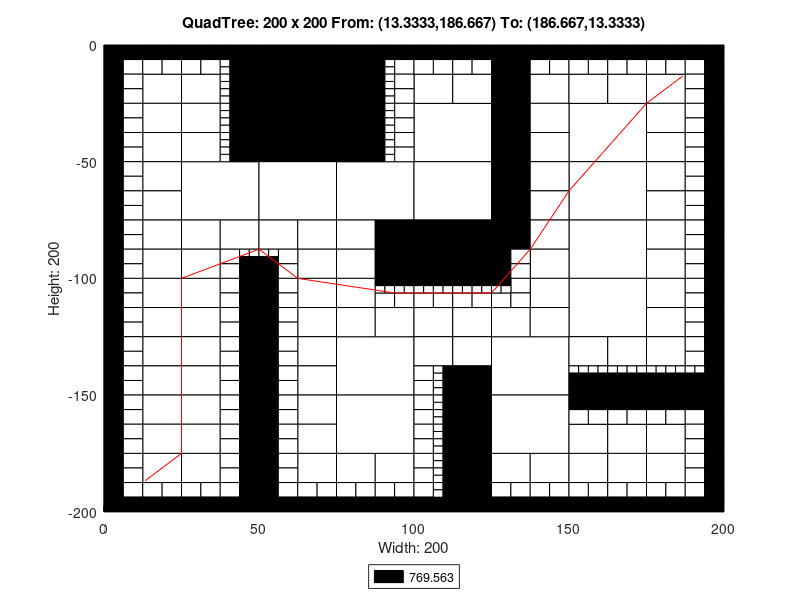

The MATLAB source for this figure:
axis([0 200 -200 0]);
title('QuadTree: 200 x 200 From: (13.3333,186.667) To: (186.667,13.3333)');
xlabel('Width: 200');
ylabel('Height: 200');
rectangle('Position',[50 -25 25 25], 'FaceColor',[0 0 0]);
rectangle('Position',[50 -50 25 25], 'FaceColor',[0 0 0]);
rectangle('Position',[25 -75 25 25], 'FaceColor',[1 1 1]);
rectangle('Position',[50 -75 25 25], 'FaceColor',[1 1 1]);
rectangle('Position',[75 -75 25 25], 'FaceColor',[1 1 1]);
rectangle('Position',[100 -50 25 25], 'FaceColor',[1 1 1]);
rectangle('Position',[150 -50 25 25], 'FaceColor',[1 1 1]);
rectangle('Position',[100 -75 25 25], 'FaceColor',[1 1 1]);
rectangle('Position',[100 -100 25 25], 'FaceColor',[0 0 0]);
rectangle('Position',[150 -75 25 25], 'FaceColor',[1 1 1]);
rectangle('Position',[150 -100 25 25], 'FaceColor',[1 1 1]);
rectangle('Position',[75 -150 25 25], 'FaceColor',[1 1 1]);
rectangle('Position',[75 -175 25 25], 'FaceColor',[1 1 1]);
rectangle('Position',[125 -150 25 25], 'FaceColor',[1 1 1]);
rectangle('Position',[150 -125 25 25], 'FaceColor',[1 1 1]);
rectangle('Position',[125 -175 25 25], 'FaceColor',[1 1 1]);
rectangle('Position',[12.5 -25 12.5 12.5], 'FaceColor',[1 1 1]);
rectangle('Position',[25 -25 12.5 12.5], 'FaceColor',[1 1 1]);
rectangle('Position',[12.5 -37.5 12.5 12.5], 'FaceColor',[1 1 1]);
rectangle('Position',[12.5 -50 12.5 12.5], 'FaceColor',[1 1 1]);
rectangle('Position',[25 -37.5 12.5 12.5], 'FaceColor',[1 1 1]);
rectangle('Position',[25 -50 12.5 12.5], 'FaceColor',[1 1 1]);
rectangle('Position',[75 -12.5 12.5 12.5], 'FaceColor',[0 0 0]);
rectangle('Position',[75 -25 12.5 12.5], 'FaceColor',[0 0 0]);
rectangle('Position',[75 -37.5 12.5 12.5], 'FaceColor',[0 0 0]);
rectangle('Position',[75 -50 12.5 12.5], 'FaceColor',[0 0 0]);
rectangle('Position',[12.5 -62.5 12.5 12.5], 'FaceColor',[1 1 1]);
rectangle('Position',[12.5 -75 12.5 12.5], 'FaceColor',[1 1 1]);
rectangle('Position',[12.5 -87.5 12.5 12.5], 'FaceColor',[1 1 1]);
rectangle('Position',[12.5 -100 12.5 12.5], 'FaceColor',[1 1 1]);
rectangle('Position',[25 -87.5 12.5 12.5], 'FaceColor',[1 1 1]);
rectangle('Position',[37.5 -87.5 12.5 12.5], 'FaceColor',[1 1 1]);
rectangle('Position',[25 -100 12.5 12.5], 'FaceColor',[1 1 1]);
rectangle('Position',[50 -87.5 12.5 12.5], 'FaceColor',[1 1 1]);
rectangle('Position',[62.5 -87.5 12.5 12.5], 'FaceColor',[1 1 1]);
rectangle('Position',[62.5 -100 12.5 12.5], 'FaceColor',[1 1 1]);
rectangle('Position',[75 -87.5 12.5 12.5], 'FaceColor',[1 1 1]);
rectangle('Position',[87.5 -87.5 12.5 12.5], 'FaceColor',[0 0 0]);
rectangle('Position',[75 -100 12.5 12.5], 'FaceColor',[1 1 1]);
rectangle('Position',[87.5 -100 12.5 12.5], 'FaceColor',[0 0 0]);
rectangle('Position',[100 -25 12.5 12.5], 'FaceColor',[1 1 1]);
rectangle('Position',[112.5 -25 12.5 12.5], 'FaceColor',[1 1 1]);
rectangle('Position',[125 -12.5 12.5 12.5], 'FaceColor',[0 0 0]);
rectangle('Position',[125 -25 12.5 12.5], 'FaceColor',[0 0 0]);
rectangle('Position',[137.5 -25 12.5 12.5], 'FaceColor',[1 1 1]);
rectangle('Position',[125 -37.5 12.5 12.5], 'FaceColor',[0 0 0]);
rectangle('Position',[137.5 -37.5 12.5 12.5], 'FaceColor',[1 1 1]);
rectangle('Position',[125 -50 12.5 12.5], 'FaceColor',[0 0 0]);
rectangle('Position',[137.5 -50 12.5 12.5], 'FaceColor',[1 1 1]);
rectangle('Position',[150 -25 12.5 12.5], 'FaceColor',[1 1 1]);
rectangle('Position',[162.5 -25 12.5 12.5], 'FaceColor',[1 1 1]);
rectangle('Position',[175 -25 12.5 12.5], 'FaceColor',[1 1 1]);
rectangle('Position',[175 -37.5 12.5 12.5], 'FaceColor',[1 1 1]);
rectangle('Position',[175 -50 12.5 12.5], 'FaceColor',[1 1 1]);
rectangle('Position',[125 -62.5 12.5 12.5], 'FaceColor',[0 0 0]);
rectangle('Position',[137.5 -62.5 12.5 12.5], 'FaceColor',[1 1 1]);
rectangle('Position',[125 -75 12.5 12.5], 'FaceColor',[0 0 0]);
rectangle('Position',[137.5 -75 12.5 12.5], 'FaceColor',[1 1 1]);
rectangle('Position',[125 -87.5 12.5 12.5], 'FaceColor',[0 0 0]);
rectangle('Position',[137.5 -87.5 12.5 12.5], 'FaceColor',[1 1 1]);
rectangle('Position',[137.5 -100 12.5 12.5], 'FaceColor',[1 1 1]);
rectangle('Position',[175 -62.5 12.5 12.5], 'FaceColor',[1 1 1]);
rectangle('Position',[175 -75 12.5 12.5], 'FaceColor',[1 1 1]);
rectangle('Position',[175 -87.5 12.5 12.5], 'FaceColor',[1 1 1]);
rectangle('Position',[175 -100 12.5 12.5], 'FaceColor',[1 1 1]);
rectangle('Position',[12.5 -112.5 12.5 12.5], 'FaceColor',[1 1 1]);
rectangle('Position',[12.5 -125 12.5 12.5], 'FaceColor',[1 1 1]);
rectangle('Position',[25 -112.5 12.5 12.5], 'FaceColor',[1 1 1]);
rectangle('Position',[25 -125 12.5 12.5], 'FaceColor',[1 1 1]);
rectangle('Position',[12.5 -137.5 12.5 12.5], 'FaceColor',[1 1 1]);
rectangle('Position',[12.5 -150 12.5 12.5], 'FaceColor',[1 1 1]);
rectangle('Position',[25 -137.5 12.5 12.5], 'FaceColor',[1 1 1]);
rectangle('Position',[25 -150 12.5 12.5], 'FaceColor',[1 1 1]);
rectangle('Position',[62.5 -112.5 12.5 12.5], 'FaceColor',[1 1 1]);
rectangle('Position',[62.5 -125 12.5 12.5], 'FaceColor',[1 1 1]);
rectangle('Position',[75 -112.5 12.5 12.5], 'FaceColor',[1 1 1]);
rectangle('Position',[75 -125 12.5 12.5], 'FaceColor',[1 1 1]);
rectangle('Position',[87.5 -125 12.5 12.5], 'FaceColor',[1 1 1]);
rectangle('Position',[62.5 -137.5 12.5 12.5], 'FaceColor',[1 1 1]);
rectangle('Position',[62.5 -150 12.5 12.5], 'FaceColor',[1 1 1]);
rectangle('Position',[12.5 -162.5 12.5 12.5], 'FaceColor',[1 1 1]);
rectangle('Position',[12.5 -175 12.5 12.5], 'FaceColor',[1 1 1]);
rectangle('Position',[25 -162.5 12.5 12.5], 'FaceColor',[1 1 1]);
rectangle('Position',[25 -175 12.5 12.5], 'FaceColor',[1 1 1]);
rectangle('Position',[12.5 -187.5 12.5 12.5], 'FaceColor',[1 1 1]);
rectangle('Position',[25 -187.5 12.5 12.5], 'FaceColor',[1 1 1]);
rectangle('Position',[62.5 -162.5 12.5 12.5], 'FaceColor',[1 1 1]);
rectangle('Position',[62.5 -175 12.5 12.5], 'FaceColor',[1 1 1]);
rectangle('Position',[62.5 -187.5 12.5 12.5], 'FaceColor',[1 1 1]);
rectangle('Position',[75 -187.5 12.5 12.5], 'FaceColor',[1 1 1]);
rectangle('Position',[87.5 -187.5 12.5 12.5], 'FaceColor',[1 1 1]);
rectangle('Position',[100 -125 12.5 12.5], 'FaceColor',[1 1 1]);
rectangle('Position',[112.5 -125 12.5 12.5], 'FaceColor',[1 1 1]);
rectangle('Position',[137.5 -112.5 12.5 12.5], 'FaceColor',[1 1 1]);
rectangle('Position',[125 -125 12.5 12.5], 'FaceColor',[1 1 1]);
rectangle('Position',[137.5 -125 12.5 12.5], 'FaceColor',[1 1 1]);
rectangle('Position',[100 -137.5 12.5 12.5], 'FaceColor',[1 1 1]);
rectangle('Position',[112.5 -137.5 12.5 12.5], 'FaceColor',[1 1 1]);
rectangle('Position',[112.5 -150 12.5 12.5], 'FaceColor',[0 0 0]);
rectangle('Position',[175 -112.5 12.5 12.5], 'FaceColor',[1 1 1]);
rectangle('Position',[175 -125 12.5 12.5], 'FaceColor',[1 1 1]);
rectangle('Position',[150 -137.5 12.5 12.5], 'FaceColor',[1 1 1]);
rectangle('Position',[162.5 -137.5 12.5 12.5], 'FaceColor',[1 1 1]);
rectangle('Position',[175 -137.5 12.5 12.5], 'FaceColor',[1 1 1]);
rectangle('Position',[112.5 -162.5 12.5 12.5], 'FaceColor',[0 0 0]);
rectangle('Position',[112.5 -175 12.5 12.5], 'FaceColor',[0 0 0]);
rectangle('Position',[112.5 -187.5 12.5 12.5], 'FaceColor',[0 0 0]);
rectangle('Position',[112.5 -200 12.5 12.5], 'FaceColor',[0 0 0]);
rectangle('Position',[125 -187.5 12.5 12.5], 'FaceColor',[1 1 1]);
rectangle('Position',[137.5 -187.5 12.5 12.5], 'FaceColor',[1 1 1]);
rectangle('Position',[150 -175 12.5 12.5], 'FaceColor',[1 1 1]);
rectangle('Position',[162.5 -175 12.5 12.5], 'FaceColor',[1 1 1]);
rectangle('Position',[175 -175 12.5 12.5], 'FaceColor',[1 1 1]);
rectangle('Position',[150 -187.5 12.5 12.5], 'FaceColor',[1 1 1]);
rectangle('Position',[162.5 -187.5 12.5 12.5], 'FaceColor',[1 1 1]);
rectangle('Position',[175 -187.5 12.5 12.5], 'FaceColor',[1 1 1]);
rectangle('Position',[0 -6.25 6.25 6.25], 'FaceColor',[0 0 0]);
rectangle('Position',[6.25 -6.25 6.25 6.25], 'FaceColor',[0 0 0]);
rectangle('Position',[0 -12.5 6.25 6.25], 'FaceColor',[0 0 0]);
rectangle('Position',[6.25 -12.5 6.25 6.25], 'FaceColor',[1 1 1]);
rectangle('Position',[12.5 -6.25 6.25 6.25], 'FaceColor',[0 0 0]);
rectangle('Position',[18.75 -6.25 6.25 6.25], 'FaceColor',[0 0 0]);
rectangle('Position',[12.5 -12.5 6.25 6.25], 'FaceColor',[1 1 1]);
rectangle('Position',[18.75 -12.5 6.25 6.25], 'FaceColor',[1 1 1]);
rectangle('Position',[0 -18.75 6.25 6.25], 'FaceColor',[0 0 0]);
rectangle('Position',[6.25 -18.75 6.25 6.25], 'FaceColor',[1 1 1]);
rectangle('Position',[0 -25 6.25 6.25], 'FaceColor',[0 0 0]);
rectangle('Position',[6.25 -25 6.25 6.25], 'FaceColor',[1 1 1]);
rectangle('Position',[25 -6.25 6.25 6.25], 'FaceColor',[0 0 0]);
rectangle('Position',[31.25 -6.25 6.25 6.25], 'FaceColor',[0 0 0]);
rectangle('Position',[25 -12.5 6.25 6.25], 'FaceColor',[1 1 1]);
rectangle('Position',[31.25 -12.5 6.25 6.25], 'FaceColor',[1 1 1]);
rectangle('Position',[37.5 -6.25 6.25 6.25], 'FaceColor',[0 0 0]);
rectangle('Position',[43.75 -6.25 6.25 6.25], 'FaceColor',[0 0 0]);
rectangle('Position',[43.75 -12.5 6.25 6.25], 'FaceColor',[0 0 0]);
rectangle('Position',[43.75 -18.75 6.25 6.25], 'FaceColor',[0 0 0]);
rectangle('Position',[43.75 -25 6.25 6.25], 'FaceColor',[0 0 0]);
rectangle('Position',[0 -31.25 6.25 6.25], 'FaceColor',[0 0 0]);
rectangle('Position',[6.25 -31.25 6.25 6.25], 'FaceColor',[1 1 1]);
rectangle('Position',[0 -37.5 6.25 6.25], 'FaceColor',[0 0 0]);
rectangle('Position',[6.25 -37.5 6.25 6.25], 'FaceColor',[1 1 1]);
rectangle('Position',[0 -43.75 6.25 6.25], 'FaceColor',[0 0 0]);
rectangle('Position',[6.25 -43.75 6.25 6.25], 'FaceColor',[1 1 1]);
rectangle('Position',[0 -50 6.25 6.25], 'FaceColor',[0 0 0]);
rectangle('Position',[6.25 -50 6.25 6.25], 'FaceColor',[1 1 1]);
rectangle('Position',[43.75 -31.25 6.25 6.25], 'FaceColor',[0 0 0]);
rectangle('Position',[43.75 -37.5 6.25 6.25], 'FaceColor',[0 0 0]);
rectangle('Position',[43.75 -43.75 6.25 6.25], 'FaceColor',[0 0 0]);
rectangle('Position',[43.75 -50 6.25 6.25], 'FaceColor',[0 0 0]);
rectangle('Position',[87.5 -6.25 6.25 6.25], 'FaceColor',[0 0 0]);
rectangle('Position',[93.75 -6.25 6.25 6.25], 'FaceColor',[0 0 0]);
rectangle('Position',[93.75 -12.5 6.25 6.25], 'FaceColor',[1 1 1]);
rectangle('Position',[93.75 -18.75 6.25 6.25], 'FaceColor',[1 1 1]);
rectangle('Position',[93.75 -25 6.25 6.25], 'FaceColor',[1 1 1]);
rectangle('Position',[93.75 -31.25 6.25 6.25], 'FaceColor',[1 1 1]);
rectangle('Position',[93.75 -37.5 6.25 6.25], 'FaceColor',[1 1 1]);
rectangle('Position',[93.75 -43.75 6.25 6.25], 'FaceColor',[1 1 1]);
rectangle('Position',[93.75 -50 6.25 6.25], 'FaceColor',[1 1 1]);
rectangle('Position',[0 -56.25 6.25 6.25], 'FaceColor',[0 0 0]);
rectangle('Position',[6.25 -56.25 6.25 6.25], 'FaceColor',[1 1 1]);
rectangle('Position',[0 -62.5 6.25 6.25], 'FaceColor',[0 0 0]);
rectangle('Position',[6.25 -62.5 6.25 6.25], 'FaceColor',[1 1 1]);
rectangle('Position',[0 -68.75 6.25 6.25], 'FaceColor',[0 0 0]);
rectangle('Position',[6.25 -68.75 6.25 6.25], 'FaceColor',[1 1 1]);
rectangle('Position',[0 -75 6.25 6.25], 'FaceColor',[0 0 0]);
rectangle('Position',[6.25 -75 6.25 6.25], 'FaceColor',[1 1 1]);
rectangle('Position',[0 -81.25 6.25 6.25], 'FaceColor',[0 0 0]);
rectangle('Position',[6.25 -81.25 6.25 6.25], 'FaceColor',[1 1 1]);
rectangle('Position',[0 -87.5 6.25 6.25], 'FaceColor',[0 0 0]);
rectangle('Position',[6.25 -87.5 6.25 6.25], 'FaceColor',[1 1 1]);
rectangle('Position',[0 -93.75 6.25 6.25], 'FaceColor',[0 0 0]);
rectangle('Position',[6.25 -93.75 6.25 6.25], 'FaceColor',[1 1 1]);
rectangle('Position',[0 -100 6.25 6.25], 'FaceColor',[0 0 0]);
rectangle('Position',[6.25 -100 6.25 6.25], 'FaceColor',[1 1 1]);
rectangle('Position',[37.5 -93.75 6.25 6.25], 'FaceColor',[1 1 1]);
rectangle('Position',[37.5 -100 6.25 6.25], 'FaceColor',[1 1 1]);
rectangle('Position',[43.75 -100 6.25 6.25], 'FaceColor',[0 0 0]);
rectangle('Position',[56.25 -93.75 6.25 6.25], 'FaceColor',[1 1 1]);
rectangle('Position',[50 -100 6.25 6.25], 'FaceColor',[0 0 0]);
rectangle('Position',[56.25 -100 6.25 6.25], 'FaceColor',[1 1 1]);
rectangle('Position',[100 -6.25 6.25 6.25], 'FaceColor',[0 0 0]);
rectangle('Position',[106.25 -6.25 6.25 6.25], 'FaceColor',[0 0 0]);
rectangle('Position',[100 -12.5 6.25 6.25], 'FaceColor',[1 1 1]);
rectangle('Position',[106.25 -12.5 6.25 6.25], 'FaceColor',[1 1 1]);
rectangle('Position',[112.5 -6.25 6.25 6.25], 'FaceColor',[0 0 0]);
rectangle('Position',[118.75 -6.25 6.25 6.25], 'FaceColor',[0 0 0]);
rectangle('Position',[112.5 -12.5 6.25 6.25], 'FaceColor',[1 1 1]);
rectangle('Position',[118.75 -12.5 6.25 6.25], 'FaceColor',[1 1 1]);
rectangle('Position',[137.5 -6.25 6.25 6.25], 'FaceColor',[0 0 0]);
rectangle('Position',[143.75 -6.25 6.25 6.25], 'FaceColor',[0 0 0]);
rectangle('Position',[137.5 -12.5 6.25 6.25], 'FaceColor',[1 1 1]);
rectangle('Position',[143.75 -12.5 6.25 6.25], 'FaceColor',[1 1 1]);
rectangle('Position',[150 -6.25 6.25 6.25], 'FaceColor',[0 0 0]);
rectangle('Position',[156.25 -6.25 6.25 6.25], 'FaceColor',[0 0 0]);
rectangle('Position',[150 -12.5 6.25 6.25], 'FaceColor',[1 1 1]);
rectangle('Position',[156.25 -12.5 6.25 6.25], 'FaceColor',[1 1 1]);
rectangle('Position',[162.5 -6.25 6.25 6.25], 'FaceColor',[0 0 0]);
rectangle('Position',[168.75 -6.25 6.25 6.25], 'FaceColor',[0 0 0]);
rectangle('Position',[162.5 -12.5 6.25 6.25], 'FaceColor',[1 1 1]);
rectangle('Position',[168.75 -12.5 6.25 6.25], 'FaceColor',[1 1 1]);
rectangle('Position',[175 -6.25 6.25 6.25], 'FaceColor',[0 0 0]);
rectangle('Position',[181.25 -6.25 6.25 6.25], 'FaceColor',[0 0 0]);
rectangle('Position',[175 -12.5 6.25 6.25], 'FaceColor',[1 1 1]);
rectangle('Position',[181.25 -12.5 6.25 6.25], 'FaceColor',[1 1 1]);
rectangle('Position',[187.5 -6.25 6.25 6.25], 'FaceColor',[0 0 0]);
rectangle('Position',[193.75 -6.25 6.25 6.25], 'FaceColor',[0 0 0]);
rectangle('Position',[187.5 -12.5 6.25 6.25], 'FaceColor',[1 1 1]);
rectangle('Position',[193.75 -12.5 6.25 6.25], 'FaceColor',[0 0 0]);
rectangle('Position',[187.5 -18.75 6.25 6.25], 'FaceColor',[1 1 1]);
rectangle('Position',[193.75 -18.75 6.25 6.25], 'FaceColor',[0 0 0]);
rectangle('Position',[187.5 -25 6.25 6.25], 'FaceColor',[1 1 1]);
rectangle('Position',[193.75 -25 6.25 6.25], 'FaceColor',[0 0 0]);
rectangle('Position',[187.5 -31.25 6.25 6.25], 'FaceColor',[1 1 1]);
rectangle('Position',[193.75 -31.25 6.25 6.25], 'FaceColor',[0 0 0]);
rectangle('Position',[187.5 -37.5 6.25 6.25], 'FaceColor',[1 1 1]);
rectangle('Position',[193.75 -37.5 6.25 6.25], 'FaceColor',[0 0 0]);
rectangle('Position',[187.5 -43.75 6.25 6.25], 'FaceColor',[1 1 1]);
rectangle('Position',[193.75 -43.75 6.25 6.25], 'FaceColor',[0 0 0]);
rectangle('Position',[187.5 -50 6.25 6.25], 'FaceColor',[1 1 1]);
rectangle('Position',[193.75 -50 6.25 6.25], 'FaceColor',[0 0 0]);
rectangle('Position',[125 -93.75 6.25 6.25], 'FaceColor',[0 0 0]);
rectangle('Position',[131.25 -93.75 6.25 6.25], 'FaceColor',[1 1 1]);
rectangle('Position',[125 -100 6.25 6.25], 'FaceColor',[0 0 0]);
rectangle('Position',[131.25 -100 6.25 6.25], 'FaceColor',[1 1 1]);
rectangle('Position',[187.5 -56.25 6.25 6.25], 'FaceColor',[1 1 1]);
rectangle('Position',[193.75 -56.25 6.25 6.25], 'FaceColor',[0 0 0]);
rectangle('Position',[187.5 -62.5 6.25 6.25], 'FaceColor',[1 1 1]);
rectangle('Position',[193.75 -62.5 6.25 6.25], 'FaceColor',[0 0 0]);
rectangle('Position',[187.5 -68.75 6.25 6.25], 'FaceColor',[1 1 1]);
rectangle('Position',[193.75 -68.75 6.25 6.25], 'FaceColor',[0 0 0]);
rectangle('Position',[187.5 -75 6.25 6.25], 'FaceColor',[1 1 1]);
rectangle('Position',[193.75 -75 6.25 6.25], 'FaceColor',[0 0 0]);
rectangle('Position',[187.5 -81.25 6.25 6.25], 'FaceColor',[1 1 1]);
rectangle('Position',[193.75 -81.25 6.25 6.25], 'FaceColor',[0 0 0]);
rectangle('Position',[187.5 -87.5 6.25 6.25], 'FaceColor',[1 1 1]);
rectangle('Position',[193.75 -87.5 6.25 6.25], 'FaceColor',[0 0 0]);
rectangle('Position',[187.5 -93.75 6.25 6.25], 'FaceColor',[1 1 1]);
rectangle('Position',[193.75 -93.75 6.25 6.25], 'FaceColor',[0 0 0]);
rectangle('Position',[187.5 -100 6.25 6.25], 'FaceColor',[1 1 1]);
rectangle('Position',[193.75 -100 6.25 6.25], 'FaceColor',[0 0 0]);
rectangle('Position',[0 -106.25 6.25 6.25], 'FaceColor',[0 0 0]);
rectangle('Position',[6.25 -106.25 6.25 6.25], 'FaceColor',[1 1 1]);
rectangle('Position',[0 -112.5 6.25 6.25], 'FaceColor',[0 0 0]);
rectangle('Position',[6.25 -112.5 6.25 6.25], 'FaceColor',[1 1 1]);
rectangle('Position',[0 -118.75 6.25 6.25], 'FaceColor',[0 0 0]);
rectangle('Position',[6.25 -118.75 6.25 6.25], 'FaceColor',[1 1 1]);
rectangle('Position',[0 -125 6.25 6.25], 'FaceColor',[0 0 0]);
rectangle('Position',[6.25 -125 6.25 6.25], 'FaceColor',[1 1 1]);
rectangle('Position',[37.5 -106.25 6.25 6.25], 'FaceColor',[1 1 1]);
rectangle('Position',[43.75 -106.25 6.25 6.25], 'FaceColor',[0 0 0]);
rectangle('Position',[37.5 -112.5 6.25 6.25], 'FaceColor',[1 1 1]);
rectangle('Position',[43.75 -112.5 6.25 6.25], 'FaceColor',[0 0 0]);
rectangle('Position',[37.5 -118.75 6.25 6.25], 'FaceColor',[1 1 1]);
rectangle('Position',[43.75 -118.75 6.25 6.25], 'FaceColor',[0 0 0]);
rectangle('Position',[37.5 -125 6.25 6.25], 'FaceColor',[1 1 1]);
rectangle('Position',[43.75 -125 6.25 6.25], 'FaceColor',[0 0 0]);
rectangle('Position',[0 -131.25 6.25 6.25], 'FaceColor',[0 0 0]);
rectangle('Position',[6.25 -131.25 6.25 6.25], 'FaceColor',[1 1 1]);
rectangle('Position',[0 -137.5 6.25 6.25], 'FaceColor',[0 0 0]);
rectangle('Position',[6.25 -137.5 6.25 6.25], 'FaceColor',[1 1 1]);
rectangle('Position',[0 -143.75 6.25 6.25], 'FaceColor',[0 0 0]);
rectangle('Position',[6.25 -143.75 6.25 6.25], 'FaceColor',[1 1 1]);
rectangle('Position',[0 -150 6.25 6.25], 'FaceColor',[0 0 0]);
rectangle('Position',[6.25 -150 6.25 6.25], 'FaceColor',[1 1 1]);
rectangle('Position',[37.5 -131.25 6.25 6.25], 'FaceColor',[1 1 1]);
rectangle('Position',[43.75 -131.25 6.25 6.25], 'FaceColor',[0 0 0]);
rectangle('Position',[37.5 -137.5 6.25 6.25], 'FaceColor',[1 1 1]);
rectangle('Position',[43.75 -137.5 6.25 6.25], 'FaceColor',[0 0 0]);
rectangle('Position',[37.5 -143.75 6.25 6.25], 'FaceColor',[1 1 1]);
rectangle('Position',[43.75 -143.75 6.25 6.25], 'FaceColor',[0 0 0]);
rectangle('Position',[37.5 -150 6.25 6.25], 'FaceColor',[1 1 1]);
rectangle('Position',[43.75 -150 6.25 6.25], 'FaceColor',[0 0 0]);
rectangle('Position',[50 -106.25 6.25 6.25], 'FaceColor',[0 0 0]);
rectangle('Position',[56.25 -106.25 6.25 6.25], 'FaceColor',[1 1 1]);
rectangle('Position',[50 -112.5 6.25 6.25], 'FaceColor',[0 0 0]);
rectangle('Position',[56.25 -112.5 6.25 6.25], 'FaceColor',[1 1 1]);
rectangle('Position',[50 -118.75 6.25 6.25], 'FaceColor',[0 0 0]);
rectangle('Position',[56.25 -118.75 6.25 6.25], 'FaceColor',[1 1 1]);
rectangle('Position',[50 -125 6.25 6.25], 'FaceColor',[0 0 0]);
rectangle('Position',[56.25 -125 6.25 6.25], 'FaceColor',[1 1 1]);
rectangle('Position',[87.5 -112.5 6.25 6.25], 'FaceColor',[1 1 1]);
rectangle('Position',[93.75 -112.5 6.25 6.25], 'FaceColor',[1 1 1]);
rectangle('Position',[50 -131.25 6.25 6.25], 'FaceColor',[0 0 0]);
rectangle('Position',[56.25 -131.25 6.25 6.25], 'FaceColor',[1 1 1]);
rectangle('Position',[50 -137.5 6.25 6.25], 'FaceColor',[0 0 0]);
rectangle('Position',[56.25 -137.5 6.25 6.25], 'FaceColor',[1 1 1]);
rectangle('Position',[50 -143.75 6.25 6.25], 'FaceColor',[0 0 0]);
rectangle('Position',[56.25 -143.75 6.25 6.25], 'FaceColor',[1 1 1]);
rectangle('Position',[50 -150 6.25 6.25], 'FaceColor',[0 0 0]);
rectangle('Position',[56.25 -150 6.25 6.25], 'FaceColor',[1 1 1]);
rectangle('Position',[0 -156.25 6.25 6.25], 'FaceColor',[0 0 0]);
rectangle('Position',[6.25 -156.25 6.25 6.25], 'FaceColor',[1 1 1]);
rectangle('Position',[0 -162.5 6.25 6.25], 'FaceColor',[0 0 0]);
rectangle('Position',[6.25 -162.5 6.25 6.25], 'FaceColor',[1 1 1]);
rectangle('Position',[0 -168.75 6.25 6.25], 'FaceColor',[0 0 0]);
rectangle('Position',[6.25 -168.75 6.25 6.25], 'FaceColor',[1 1 1]);
rectangle('Position',[0 -175 6.25 6.25], 'FaceColor',[0 0 0]);
rectangle('Position',[6.25 -175 6.25 6.25], 'FaceColor',[1 1 1]);
rectangle('Position',[37.5 -156.25 6.25 6.25], 'FaceColor',[1 1 1]);
rectangle('Position',[43.75 -156.25 6.25 6.25], 'FaceColor',[0 0 0]);
rectangle('Position',[37.5 -162.5 6.25 6.25], 'FaceColor',[1 1 1]);
rectangle('Position',[43.75 -162.5 6.25 6.25], 'FaceColor',[0 0 0]);
rectangle('Position',[37.5 -168.75 6.25 6.25], 'FaceColor',[1 1 1]);
rectangle('Position',[43.75 -168.75 6.25 6.25], 'FaceColor',[0 0 0]);
rectangle('Position',[37.5 -175 6.25 6.25], 'FaceColor',[1 1 1]);
rectangle('Position',[43.75 -175 6.25 6.25], 'FaceColor',[0 0 0]);
rectangle('Position',[0 -181.25 6.25 6.25], 'FaceColor',[0 0 0]);
rectangle('Position',[6.25 -181.25 6.25 6.25], 'FaceColor',[1 1 1]);
rectangle('Position',[0 -187.5 6.25 6.25], 'FaceColor',[0 0 0]);
rectangle('Position',[6.25 -187.5 6.25 6.25], 'FaceColor',[1 1 1]);
rectangle('Position',[0 -193.75 6.25 6.25], 'FaceColor',[0 0 0]);
rectangle('Position',[6.25 -193.75 6.25 6.25], 'FaceColor',[1 1 1]);
rectangle('Position',[0 -200 6.25 6.25], 'FaceColor',[0 0 0]);
rectangle('Position',[6.25 -200 6.25 6.25], 'FaceColor',[0 0 0]);
rectangle('Position',[12.5 -193.75 6.25 6.25], 'FaceColor',[1 1 1]);
rectangle('Position',[18.75 -193.75 6.25 6.25], 'FaceColor',[1 1 1]);
rectangle('Position',[12.5 -200 6.25 6.25], 'FaceColor',[0 0 0]);
rectangle('Position',[18.75 -200 6.25 6.25], 'FaceColor',[0 0 0]);
rectangle('Position',[37.5 -181.25 6.25 6.25], 'FaceColor',[1 1 1]);
rectangle('Position',[43.75 -181.25 6.25 6.25], 'FaceColor',[0 0 0]);
rectangle('Position',[37.5 -187.5 6.25 6.25], 'FaceColor',[1 1 1]);
rectangle('Position',[43.75 -187.5 6.25 6.25], 'FaceColor',[0 0 0]);
rectangle('Position',[25 -193.75 6.25 6.25], 'FaceColor',[1 1 1]);
rectangle('Position',[31.25 -193.75 6.25 6.25], 'FaceColor',[1 1 1]);
rectangle('Position',[25 -200 6.25 6.25], 'FaceColor',[0 0 0]);
rectangle('Position',[31.25 -200 6.25 6.25], 'FaceColor',[0 0 0]);
rectangle('Position',[37.5 -193.75 6.25 6.25], 'FaceColor',[1 1 1]);
rectangle('Position',[43.75 -193.75 6.25 6.25], 'FaceColor',[0 0 0]);
rectangle('Position',[37.5 -200 6.25 6.25], 'FaceColor',[0 0 0]);
rectangle('Position',[43.75 -200 6.25 6.25], 'FaceColor',[0 0 0]);
rectangle('Position',[50 -156.25 6.25 6.25], 'FaceColor',[0 0 0]);
rectangle('Position',[56.25 -156.25 6.25 6.25], 'FaceColor',[1 1 1]);
rectangle('Position',[50 -162.5 6.25 6.25], 'FaceColor',[0 0 0]);
rectangle('Position',[56.25 -162.5 6.25 6.25], 'FaceColor',[1 1 1]);
rectangle('Position',[50 -168.75 6.25 6.25], 'FaceColor',[0 0 0]);
rectangle('Position',[56.25 -168.75 6.25 6.25], 'FaceColor',[1 1 1]);
rectangle('Position',[50 -175 6.25 6.25], 'FaceColor',[0 0 0]);
rectangle('Position',[56.25 -175 6.25 6.25], 'FaceColor',[1 1 1]);
rectangle('Position',[50 -181.25 6.25 6.25], 'FaceColor',[0 0 0]);
rectangle('Position',[56.25 -181.25 6.25 6.25], 'FaceColor',[1 1 1]);
rectangle('Position',[50 -187.5 6.25 6.25], 'FaceColor',[0 0 0]);
rectangle('Position',[56.25 -187.5 6.25 6.25], 'FaceColor',[1 1 1]);
rectangle('Position',[50 -193.75 6.25 6.25], 'FaceColor',[0 0 0]);
rectangle('Position',[56.25 -193.75 6.25 6.25], 'FaceColor',[1 1 1]);
rectangle('Position',[50 -200 6.25 6.25], 'FaceColor',[0 0 0]);
rectangle('Position',[56.25 -200 6.25 6.25], 'FaceColor',[0 0 0]);
rectangle('Position',[62.5 -193.75 6.25 6.25], 'FaceColor',[1 1 1]);
rectangle('Position',[68.75 -193.75 6.25 6.25], 'FaceColor',[1 1 1]);
rectangle('Position',[62.5 -200 6.25 6.25], 'FaceColor',[0 0 0]);
rectangle('Position',[68.75 -200 6.25 6.25], 'FaceColor',[0 0 0]);
rectangle('Position',[75 -193.75 6.25 6.25], 'FaceColor',[1 1 1]);
rectangle('Position',[81.25 -193.75 6.25 6.25], 'FaceColor',[1 1 1]);
rectangle('Position',[75 -200 6.25 6.25], 'FaceColor',[0 0 0]);
rectangle('Position',[81.25 -200 6.25 6.25], 'FaceColor',[0 0 0]);
rectangle('Position',[87.5 -193.75 6.25 6.25], 'FaceColor',[1 1 1]);
rectangle('Position',[93.75 -193.75 6.25 6.25], 'FaceColor',[1 1 1]);
rectangle('Position',[87.5 -200 6.25 6.25], 'FaceColor',[0 0 0]);
rectangle('Position',[93.75 -200 6.25 6.25], 'FaceColor',[0 0 0]);
rectangle('Position',[100 -112.5 6.25 6.25], 'FaceColor',[1 1 1]);
rectangle('Position',[106.25 -112.5 6.25 6.25], 'FaceColor',[1 1 1]);
rectangle('Position',[112.5 -112.5 6.25 6.25], 'FaceColor',[1 1 1]);
rectangle('Position',[118.75 -112.5 6.25 6.25], 'FaceColor',[1 1 1]);
rectangle('Position',[131.25 -106.25 6.25 6.25], 'FaceColor',[1 1 1]);
rectangle('Position',[125 -112.5 6.25 6.25], 'FaceColor',[1 1 1]);
rectangle('Position',[131.25 -112.5 6.25 6.25], 'FaceColor',[1 1 1]);
rectangle('Position',[100 -143.75 6.25 6.25], 'FaceColor',[1 1 1]);
rectangle('Position',[100 -150 6.25 6.25], 'FaceColor',[1 1 1]);
rectangle('Position',[187.5 -106.25 6.25 6.25], 'FaceColor',[1 1 1]);
rectangle('Position',[193.75 -106.25 6.25 6.25], 'FaceColor',[0 0 0]);
rectangle('Position',[187.5 -112.5 6.25 6.25], 'FaceColor',[1 1 1]);
rectangle('Position',[193.75 -112.5 6.25 6.25], 'FaceColor',[0 0 0]);
rectangle('Position',[187.5 -118.75 6.25 6.25], 'FaceColor',[1 1 1]);
rectangle('Position',[193.75 -118.75 6.25 6.25], 'FaceColor',[0 0 0]);
rectangle('Position',[187.5 -125 6.25 6.25], 'FaceColor',[1 1 1]);
rectangle('Position',[193.75 -125 6.25 6.25], 'FaceColor',[0 0 0]);
rectangle('Position',[150 -150 6.25 6.25], 'FaceColor',[0 0 0]);
rectangle('Position',[156.25 -150 6.25 6.25], 'FaceColor',[0 0 0]);
rectangle('Position',[162.5 -150 6.25 6.25], 'FaceColor',[0 0 0]);
rectangle('Position',[168.75 -150 6.25 6.25], 'FaceColor',[0 0 0]);
rectangle('Position',[187.5 -131.25 6.25 6.25], 'FaceColor',[1 1 1]);
rectangle('Position',[193.75 -131.25 6.25 6.25], 'FaceColor',[0 0 0]);
rectangle('Position',[187.5 -137.5 6.25 6.25], 'FaceColor',[1 1 1]);
rectangle('Position',[193.75 -137.5 6.25 6.25], 'FaceColor',[0 0 0]);
rectangle('Position',[175 -150 6.25 6.25], 'FaceColor',[0 0 0]);
rectangle('Position',[181.25 -150 6.25 6.25], 'FaceColor',[0 0 0]);
rectangle('Position',[193.75 -143.75 6.25 6.25], 'FaceColor',[0 0 0]);
rectangle('Position',[187.5 -150 6.25 6.25], 'FaceColor',[0 0 0]);
rectangle('Position',[193.75 -150 6.25 6.25], 'FaceColor',[0 0 0]);
rectangle('Position',[100 -156.25 6.25 6.25], 'FaceColor',[1 1 1]);
rectangle('Position',[100 -162.5 6.25 6.25], 'FaceColor',[1 1 1]);
rectangle('Position',[100 -168.75 6.25 6.25], 'FaceColor',[1 1 1]);
rectangle('Position',[100 -175 6.25 6.25], 'FaceColor',[1 1 1]);
rectangle('Position',[100 -181.25 6.25 6.25], 'FaceColor',[1 1 1]);
rectangle('Position',[100 -187.5 6.25 6.25], 'FaceColor',[1 1 1]);
rectangle('Position',[100 -193.75 6.25 6.25], 'FaceColor',[1 1 1]);
rectangle('Position',[100 -200 6.25 6.25], 'FaceColor',[0 0 0]);
rectangle('Position',[106.25 -200 6.25 6.25], 'FaceColor',[0 0 0]);
rectangle('Position',[125 -193.75 6.25 6.25], 'FaceColor',[1 1 1]);
rectangle('Position',[131.25 -193.75 6.25 6.25], 'FaceColor',[1 1 1]);
rectangle('Position',[125 -200 6.25 6.25], 'FaceColor',[0 0 0]);
rectangle('Position',[131.25 -200 6.25 6.25], 'FaceColor',[0 0 0]);
rectangle('Position',[137.5 -193.75 6.25 6.25], 'FaceColor',[1 1 1]);
rectangle('Position',[143.75 -193.75 6.25 6.25], 'FaceColor',[1 1 1]);
rectangle('Position',[137.5 -200 6.25 6.25], 'FaceColor',[0 0 0]);
rectangle('Position',[143.75 -200 6.25 6.25], 'FaceColor',[0 0 0]);
rectangle('Position',[150 -156.25 6.25 6.25], 'FaceColor',[0 0 0]);
rectangle('Position',[156.25 -156.25 6.25 6.25], 'FaceColor',[0 0 0]);
rectangle('Position',[150 -162.5 6.25 6.25], 'FaceColor',[1 1 1]);
rectangle('Position',[156.25 -162.5 6.25 6.25], 'FaceColor',[1 1 1]);
rectangle('Position',[162.5 -156.25 6.25 6.25], 'FaceColor',[0 0 0]);
rectangle('Position',[168.75 -156.25 6.25 6.25], 'FaceColor',[0 0 0]);
rectangle('Position',[162.5 -162.5 6.25 6.25], 'FaceColor',[1 1 1]);
rectangle('Position',[168.75 -162.5 6.25 6.25], 'FaceColor',[1 1 1]);
rectangle('Position',[175 -156.25 6.25 6.25], 'FaceColor',[0 0 0]);
rectangle('Position',[181.25 -156.25 6.25 6.25], 'FaceColor',[0 0 0]);
rectangle('Position',[175 -162.5 6.25 6.25], 'FaceColor',[1 1 1]);
rectangle('Position',[181.25 -162.5 6.25 6.25], 'FaceColor',[1 1 1]);
rectangle('Position',[187.5 -156.25 6.25 6.25], 'FaceColor',[0 0 0]);
rectangle('Position',[193.75 -156.25 6.25 6.25], 'FaceColor',[0 0 0]);
rectangle('Position',[187.5 -162.5 6.25 6.25], 'FaceColor',[1 1 1]);
rectangle('Position',[193.75 -162.5 6.25 6.25], 'FaceColor',[0 0 0]);
rectangle('Position',[187.5 -168.75 6.25 6.25], 'FaceColor',[1 1 1]);
rectangle('Position',[193.75 -168.75 6.25 6.25], 'FaceColor',[0 0 0]);
rectangle('Position',[187.5 -175 6.25 6.25], 'FaceColor',[1 1 1]);
rectangle('Position',[193.75 -175 6.25 6.25], 'FaceColor',[0 0 0]);
rectangle('Position',[150 -193.75 6.25 6.25], 'FaceColor',[1 1 1]);
rectangle('Position',[156.25 -193.75 6.25 6.25], 'FaceColor',[1 1 1]);
rectangle('Position',[150 -200 6.25 6.25], 'FaceColor',[0 0 0]);
rectangle('Position',[156.25 -200 6.25 6.25], 'FaceColor',[0 0 0]);
rectangle('Position',[162.5 -193.75 6.25 6.25], 'FaceColor',[1 1 1]);
rectangle('Position',[168.75 -193.75 6.25 6.25], 'FaceColor',[1 1 1]);
rectangle('Position',[162.5 -200 6.25 6.25], 'FaceColor',[0 0 0]);
rectangle('Position',[168.75 -200 6.25 6.25], 'FaceColor',[0 0 0]);
rectangle('Position',[187.5 -181.25 6.25 6.25], 'FaceColor',[1 1 1]);
rectangle('Position',[193.75 -181.25 6.25 6.25], 'FaceColor',[0 0 0]);
rectangle('Position',[187.5 -187.5 6.25 6.25], 'FaceColor',[1 1 1]);
rectangle('Position',[193.75 -187.5 6.25 6.25], 'FaceColor',[0 0 0]);
rectangle('Position',[175 -193.75 6.25 6.25], 'FaceColor',[1 1 1]);
rectangle('Position',[181.25 -193.75 6.25 6.25], 'FaceColor',[1 1 1]);
rectangle('Position',[175 -200 6.25 6.25], 'FaceColor',[0 0 0]);
rectangle('Position',[181.25 -200 6.25 6.25], 'FaceColor',[0 0 0]);
rectangle('Position',[187.5 -193.75 6.25 6.25], 'FaceColor',[1 1 1]);
rectangle('Position',[193.75 -193.75 6.25 6.25], 'FaceColor',[0 0 0]);
rectangle('Position',[187.5 -200 6.25 6.25], 'FaceColor',[0 0 0]);
rectangle('Position',[193.75 -200 6.25 6.25], 'FaceColor',[0 0 0]);
rectangle('Position',[37.5 -9.375 3.125 3.125], 'FaceColor',[1 1 1]);
rectangle('Position',[40.625 -9.375 3.125 3.125], 'FaceColor',[0 0 0]);
rectangle('Position',[37.5 -12.5 3.125 3.125], 'FaceColor',[1 1 1]);
rectangle('Position',[40.625 -12.5 3.125 3.125], 'FaceColor',[0 0 0]);
rectangle('Position',[37.5 -15.625 3.125 3.125], 'FaceColor',[1 1 1]);
rectangle('Position',[40.625 -15.625 3.125 3.125], 'FaceColor',[0 0 0]);
rectangle('Position',[37.5 -18.75 3.125 3.125], 'FaceColor',[1 1 1]);
rectangle('Position',[40.625 -18.75 3.125 3.125], 'FaceColor',[0 0 0]);
rectangle('Position',[37.5 -21.875 3.125 3.125], 'FaceColor',[1 1 1]);
rectangle('Position',[40.625 -21.875 3.125 3.125], 'FaceColor',[0 0 0]);
rectangle('Position',[37.5 -25 3.125 3.125], 'FaceColor',[1 1 1]);
rectangle('Position',[40.625 -25 3.125 3.125], 'FaceColor',[0 0 0]);
rectangle('Position',[37.5 -28.125 3.125 3.125], 'FaceColor',[1 1 1]);
rectangle('Position',[40.625 -28.125 3.125 3.125], 'FaceColor',[0 0 0]);
rectangle('Position',[37.5 -31.25 3.125 3.125], 'FaceColor',[1 1 1]);
rectangle('Position',[40.625 -31.25 3.125 3.125], 'FaceColor',[0 0 0]);
rectangle('Position',[37.5 -34.375 3.125 3.125], 'FaceColor',[1 1 1]);
rectangle('Position',[40.625 -34.375 3.125 3.125], 'FaceColor',[0 0 0]);
rectangle('Position',[37.5 -37.5 3.125 3.125], 'FaceColor',[1 1 1]);
rectangle('Position',[40.625 -37.5 3.125 3.125], 'FaceColor',[0 0 0]);
rectangle('Position',[37.5 -40.625 3.125 3.125], 'FaceColor',[1 1 1]);
rectangle('Position',[40.625 -40.625 3.125 3.125], 'FaceColor',[0 0 0]);
rectangle('Position',[37.5 -43.75 3.125 3.125], 'FaceColor',[1 1 1]);
rectangle('Position',[40.625 -43.75 3.125 3.125], 'FaceColor',[0 0 0]);
rectangle('Position',[37.5 -46.875 3.125 3.125], 'FaceColor',[1 1 1]);
rectangle('Position',[40.625 -46.875 3.125 3.125], 'FaceColor',[0 0 0]);
rectangle('Position',[37.5 -50 3.125 3.125], 'FaceColor',[1 1 1]);
rectangle('Position',[40.625 -50 3.125 3.125], 'FaceColor',[0 0 0]);
rectangle('Position',[87.5 -9.375 3.125 3.125], 'FaceColor',[0 0 0]);
rectangle('Position',[90.625 -9.375 3.125 3.125], 'FaceColor',[1 1 1]);
rectangle('Position',[87.5 -12.5 3.125 3.125], 'FaceColor',[0 0 0]);
rectangle('Position',[90.625 -12.5 3.125 3.125], 'FaceColor',[1 1 1]);
rectangle('Position',[87.5 -15.625 3.125 3.125], 'FaceColor',[0 0 0]);
rectangle('Position',[90.625 -15.625 3.125 3.125], 'FaceColor',[1 1 1]);
rectangle('Position',[87.5 -18.75 3.125 3.125], 'FaceColor',[0 0 0]);
rectangle('Position',[90.625 -18.75 3.125 3.125], 'FaceColor',[1 1 1]);
rectangle('Position',[87.5 -21.875 3.125 3.125], 'FaceColor',[0 0 0]);
rectangle('Position',[90.625 -21.875 3.125 3.125], 'FaceColor',[1 1 1]);
rectangle('Position',[87.5 -25 3.125 3.125], 'FaceColor',[0 0 0]);
rectangle('Position',[90.625 -25 3.125 3.125], 'FaceColor',[1 1 1]);
rectangle('Position',[87.5 -28.125 3.125 3.125], 'FaceColor',[0 0 0]);
rectangle('Position',[90.625 -28.125 3.125 3.125], 'FaceColor',[1 1 1]);
rectangle('Position',[87.5 -31.25 3.125 3.125], 'FaceColor',[0 0 0]);
rectangle('Position',[90.625 -31.25 3.125 3.125], 'FaceColor',[1 1 1]);
rectangle('Position',[87.5 -34.375 3.125 3.125], 'FaceColor',[0 0 0]);
rectangle('Position',[90.625 -34.375 3.125 3.125], 'FaceColor',[1 1 1]);
rectangle('Position',[87.5 -37.5 3.125 3.125], 'FaceColor',[0 0 0]);
rectangle('Position',[90.625 -37.5 3.125 3.125], 'FaceColor',[1 1 1]);
rectangle('Position',[87.5 -40.625 3.125 3.125], 'FaceColor',[0 0 0]);
rectangle('Position',[90.625 -40.625 3.125 3.125], 'FaceColor',[1 1 1]);
rectangle('Position',[87.5 -43.75 3.125 3.125], 'FaceColor',[0 0 0]);
rectangle('Position',[90.625 -43.75 3.125 3.125], 'FaceColor',[1 1 1]);
rectangle('Position',[87.5 -46.875 3.125 3.125], 'FaceColor',[0 0 0]);
rectangle('Position',[90.625 -46.875 3.125 3.125], 'FaceColor',[1 1 1]);
rectangle('Position',[87.5 -50 3.125 3.125], 'FaceColor',[0 0 0]);
rectangle('Position',[90.625 -50 3.125 3.125], 'FaceColor',[1 1 1]);
rectangle('Position',[43.75 -90.625 3.125 3.125], 'FaceColor',[1 1 1]);
rectangle('Position',[46.875 -90.625 3.125 3.125], 'FaceColor',[1 1 1]);
rectangle('Position',[43.75 -93.75 3.125 3.125], 'FaceColor',[0 0 0]);
rectangle('Position',[46.875 -93.75 3.125 3.125], 'FaceColor',[0 0 0]);
rectangle('Position',[50 -90.625 3.125 3.125], 'FaceColor',[1 1 1]);
rectangle('Position',[53.125 -90.625 3.125 3.125], 'FaceColor',[1 1 1]);
rectangle('Position',[50 -93.75 3.125 3.125], 'FaceColor',[0 0 0]);
rectangle('Position',[53.125 -93.75 3.125 3.125], 'FaceColor',[0 0 0]);
rectangle('Position',[87.5 -103.125 3.125 3.125], 'FaceColor',[0 0 0]);
rectangle('Position',[90.625 -103.125 3.125 3.125], 'FaceColor',[0 0 0]);
rectangle('Position',[87.5 -106.25 3.125 3.125], 'FaceColor',[1 1 1]);
rectangle('Position',[90.625 -106.25 3.125 3.125], 'FaceColor',[1 1 1]);
rectangle('Position',[93.75 -103.125 3.125 3.125], 'FaceColor',[0 0 0]);
rectangle('Position',[96.875 -103.125 3.125 3.125], 'FaceColor',[0 0 0]);
rectangle('Position',[93.75 -106.25 3.125 3.125], 'FaceColor',[1 1 1]);
rectangle('Position',[96.875 -106.25 3.125 3.125], 'FaceColor',[1 1 1]);
rectangle('Position',[100 -103.125 3.125 3.125], 'FaceColor',[0 0 0]);
rectangle('Position',[103.125 -103.125 3.125 3.125], 'FaceColor',[0 0 0]);
rectangle('Position',[100 -106.25 3.125 3.125], 'FaceColor',[1 1 1]);
rectangle('Position',[103.125 -106.25 3.125 3.125], 'FaceColor',[1 1 1]);
rectangle('Position',[106.25 -103.125 3.125 3.125], 'FaceColor',[0 0 0]);
rectangle('Position',[109.375 -103.125 3.125 3.125], 'FaceColor',[0 0 0]);
rectangle('Position',[106.25 -106.25 3.125 3.125], 'FaceColor',[1 1 1]);
rectangle('Position',[109.375 -106.25 3.125 3.125], 'FaceColor',[1 1 1]);
rectangle('Position',[112.5 -103.125 3.125 3.125], 'FaceColor',[0 0 0]);
rectangle('Position',[115.625 -103.125 3.125 3.125], 'FaceColor',[0 0 0]);
rectangle('Position',[112.5 -106.25 3.125 3.125], 'FaceColor',[1 1 1]);
rectangle('Position',[115.625 -106.25 3.125 3.125], 'FaceColor',[1 1 1]);
rectangle('Position',[118.75 -103.125 3.125 3.125], 'FaceColor',[0 0 0]);
rectangle('Position',[121.875 -103.125 3.125 3.125], 'FaceColor',[0 0 0]);
rectangle('Position',[118.75 -106.25 3.125 3.125], 'FaceColor',[1 1 1]);
rectangle('Position',[121.875 -106.25 3.125 3.125], 'FaceColor',[1 1 1]);
rectangle('Position',[125 -103.125 3.125 3.125], 'FaceColor',[0 0 0]);
rectangle('Position',[128.125 -103.125 3.125 3.125], 'FaceColor',[0 0 0]);
rectangle('Position',[125 -106.25 3.125 3.125], 'FaceColor',[1 1 1]);
rectangle('Position',[128.125 -106.25 3.125 3.125], 'FaceColor',[1 1 1]);
rectangle('Position',[106.25 -140.625 3.125 3.125], 'FaceColor',[1 1 1]);
rectangle('Position',[109.375 -140.625 3.125 3.125], 'FaceColor',[0 0 0]);
rectangle('Position',[106.25 -143.75 3.125 3.125], 'FaceColor',[1 1 1]);
rectangle('Position',[109.375 -143.75 3.125 3.125], 'FaceColor',[0 0 0]);
rectangle('Position',[106.25 -146.875 3.125 3.125], 'FaceColor',[1 1 1]);
rectangle('Position',[109.375 -146.875 3.125 3.125], 'FaceColor',[0 0 0]);
rectangle('Position',[106.25 -150 3.125 3.125], 'FaceColor',[1 1 1]);
rectangle('Position',[109.375 -150 3.125 3.125], 'FaceColor',[0 0 0]);
rectangle('Position',[150 -140.625 3.125 3.125], 'FaceColor',[1 1 1]);
rectangle('Position',[153.125 -140.625 3.125 3.125], 'FaceColor',[1 1 1]);
rectangle('Position',[150 -143.75 3.125 3.125], 'FaceColor',[0 0 0]);
rectangle('Position',[153.125 -143.75 3.125 3.125], 'FaceColor',[0 0 0]);
rectangle('Position',[156.25 -140.625 3.125 3.125], 'FaceColor',[1 1 1]);
rectangle('Position',[159.375 -140.625 3.125 3.125], 'FaceColor',[1 1 1]);
rectangle('Position',[156.25 -143.75 3.125 3.125], 'FaceColor',[0 0 0]);
rectangle('Position',[159.375 -143.75 3.125 3.125], 'FaceColor',[0 0 0]);
rectangle('Position',[162.5 -140.625 3.125 3.125], 'FaceColor',[1 1 1]);
rectangle('Position',[165.625 -140.625 3.125 3.125], 'FaceColor',[1 1 1]);
rectangle('Position',[162.5 -143.75 3.125 3.125], 'FaceColor',[0 0 0]);
rectangle('Position',[165.625 -143.75 3.125 3.125], 'FaceColor',[0 0 0]);
rectangle('Position',[168.75 -140.625 3.125 3.125], 'FaceColor',[1 1 1]);
rectangle('Position',[171.875 -140.625 3.125 3.125], 'FaceColor',[1 1 1]);
rectangle('Position',[168.75 -143.75 3.125 3.125], 'FaceColor',[0 0 0]);
rectangle('Position',[171.875 -143.75 3.125 3.125], 'FaceColor',[0 0 0]);
rectangle('Position',[175 -140.625 3.125 3.125], 'FaceColor',[1 1 1]);
rectangle('Position',[178.125 -140.625 3.125 3.125], 'FaceColor',[1 1 1]);
rectangle('Position',[175 -143.75 3.125 3.125], 'FaceColor',[0 0 0]);
rectangle('Position',[178.125 -143.75 3.125 3.125], 'FaceColor',[0 0 0]);
rectangle('Position',[181.25 -140.625 3.125 3.125], 'FaceColor',[1 1 1]);
rectangle('Position',[184.375 -140.625 3.125 3.125], 'FaceColor',[1 1 1]);
rectangle('Position',[181.25 -143.75 3.125 3.125], 'FaceColor',[0 0 0]);
rectangle('Position',[184.375 -143.75 3.125 3.125], 'FaceColor',[0 0 0]);
rectangle('Position',[187.5 -140.625 3.125 3.125], 'FaceColor',[1 1 1]);
rectangle('Position',[190.625 -140.625 3.125 3.125], 'FaceColor',[1 1 1]);
rectangle('Position',[187.5 -143.75 3.125 3.125], 'FaceColor',[0 0 0]);
rectangle('Position',[190.625 -143.75 3.125 3.125], 'FaceColor',[0 0 0]);
rectangle('Position',[106.25 -153.125 3.125 3.125], 'FaceColor',[1 1 1]);
rectangle('Position',[109.375 -153.125 3.125 3.125], 'FaceColor',[0 0 0]);
rectangle('Position',[106.25 -156.25 3.125 3.125], 'FaceColor',[1 1 1]);
rectangle('Position',[109.375 -156.25 3.125 3.125], 'FaceColor',[0 0 0]);
rectangle('Position',[106.25 -159.375 3.125 3.125], 'FaceColor',[1 1 1]);
rectangle('Position',[109.375 -159.375 3.125 3.125], 'FaceColor',[0 0 0]);
rectangle('Position',[106.25 -162.5 3.125 3.125], 'FaceColor',[1 1 1]);
rectangle('Position',[109.375 -162.5 3.125 3.125], 'FaceColor',[0 0 0]);
rectangle('Position',[106.25 -165.625 3.125 3.125], 'FaceColor',[1 1 1]);
rectangle('Position',[109.375 -165.625 3.125 3.125], 'FaceColor',[0 0 0]);
rectangle('Position',[106.25 -168.75 3.125 3.125], 'FaceColor',[1 1 1]);
rectangle('Position',[109.375 -168.75 3.125 3.125], 'FaceColor',[0 0 0]);
rectangle('Position',[106.25 -171.875 3.125 3.125], 'FaceColor',[1 1 1]);
rectangle('Position',[109.375 -171.875 3.125 3.125], 'FaceColor',[0 0 0]);
rectangle('Position',[106.25 -175 3.125 3.125], 'FaceColor',[1 1 1]);
rectangle('Position',[109.375 -175 3.125 3.125], 'FaceColor',[0 0 0]);
rectangle('Position',[106.25 -178.125 3.125 3.125], 'FaceColor',[1 1 1]);
rectangle('Position',[109.375 -178.125 3.125 3.125], 'FaceColor',[0 0 0]);
rectangle('Position',[106.25 -181.25 3.125 3.125], 'FaceColor',[1 1 1]);
rectangle('Position',[109.375 -181.25 3.125 3.125], 'FaceColor',[0 0 0]);
rectangle('Position',[106.25 -184.375 3.125 3.125], 'FaceColor',[1 1 1]);
rectangle('Position',[109.375 -184.375 3.125 3.125], 'FaceColor',[0 0 0]);
rectangle('Position',[106.25 -187.5 3.125 3.125], 'FaceColor',[1 1 1]);
rectangle('Position',[109.375 -187.5 3.125 3.125], 'FaceColor',[0 0 0]);
rectangle('Position',[106.25 -190.625 3.125 3.125], 'FaceColor',[1 1 1]);
rectangle('Position',[109.375 -190.625 3.125 3.125], 'FaceColor',[0 0 0]);
rectangle('Position',[106.25 -193.75 3.125 3.125], 'FaceColor',[1 1 1]);
rectangle('Position',[109.375 -193.75 3.125 3.125], 'FaceColor',[0 0 0]);
X=[186.667,186.667,175,150,150,137.5,137.5,125,125,112.5,112.5,100,100,100,100,93.75,62.5,50,50,50,25,25,25,25,25,25,25,25,13.3333];
Y=[-13.3333,-13.3333,-25,-62.5,-62.5,-87.5,-87.5,-106.25,-106.25,-106.25,-106.25,-106.25,-106.25,-106.25,-106.25,-106.25,-100,-87.5,-87.5,-87.5,-100,-100,-125,-125,-150,-150,-175,-175,-186.667];
hold on;
plot(X,Y,'r');
legend('769.563','Location','southoutside');
